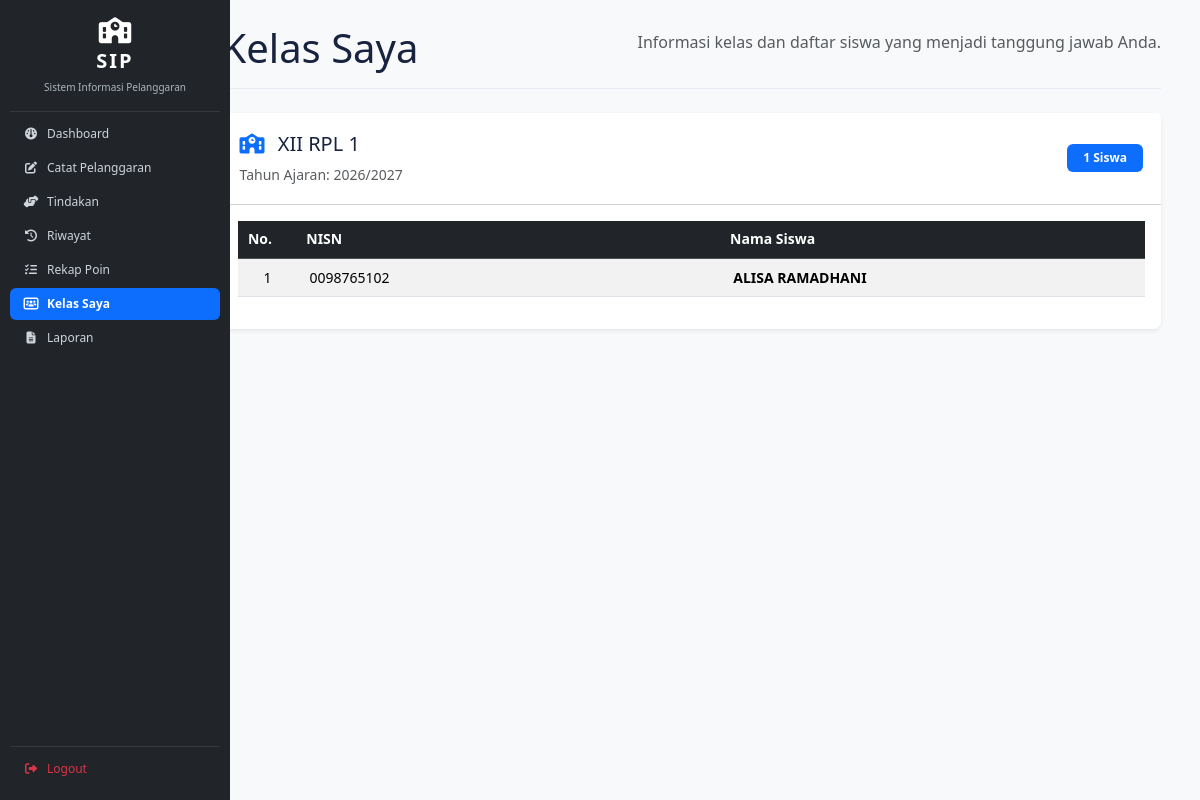
The page /guru/kelas_saya.php (signed in) on the database its author committed.
### tables this page shows
CREATE TABLE `t_wali_kelas` (
  `id` int(11) NOT NULL,
  `tahun_ajaran_id` int(11) DEFAULT NULL,
  `kelas_id` int(11) DEFAULT NULL,
  `guru_id` int(11) DEFAULT NULL,
  `user_id` int(11) NOT NULL,
  `tanggal_mulai` date NOT NULL,
  `tanggal_selesai` date NOT NULL,
  `status_aktif` tinyint(1) NOT NULL,
  `created_at` timestamp NOT NULL DEFAULT current_timestamp() ON UPDATE current_timestamp(),
  `updated_at` timestamp NOT NULL DEFAULT current_timestamp()
);

CREATE TABLE `t_kelas` (
  `id` int(11) NOT NULL,
  `nama` varchar(100) DEFAULT NULL,
  `tingkat` varchar(20) NOT NULL,
  `jurusan` varchar(100) NOT NULL,
  `status_aktif` tinyint(1) NOT NULL,
  `created_at` timestamp NOT NULL DEFAULT current_timestamp(),
  `updated_at` timestamp NOT NULL DEFAULT current_timestamp()
);

CREATE TABLE `t_tahun_ajaran` (
  `id` int(11) NOT NULL,
  `nama` varchar(20) DEFAULT NULL,
  `tanggal_mulai` date NOT NULL,
  `tanggal_selesai` date NOT NULL,
  `status_aktif` tinyint(1) NOT NULL,
  `created_at` timestamp NOT NULL DEFAULT current_timestamp(),
  `updated_at` timestamp NOT NULL DEFAULT current_timestamp()
);

CREATE TABLE `t_siswa` (
  `id` int(11) NOT NULL,
  `nis` varchar(30) DEFAULT NULL,
  `nisn` varchar(20) NOT NULL,
  `nama` varchar(150) DEFAULT NULL,
  `jenis_kelamin` char(1) NOT NULL,
  `tanggal_lahir` date NOT NULL,
  `alamat` text NOT NULL,
  `status_aktif` tinyint(1) NOT NULL,
  `created_at` timestamp NOT NULL DEFAULT current_timestamp(),
  `updated_at` timestamp NOT NULL DEFAULT current_timestamp()
);

### guru/kelas_saya.php (the view, shortened to what this page needs)
<?php
include __DIR__ . '/../config/koneksi.php';
$id_user = (int)($_SESSION['id_user'] ?? 0);
$sql_kelas = "SELECT
                tw.id,
                tw.kelas_id,
                tw.tahun_ajaran_id,
                k.nama AS nama_kelas,
                ta.nama AS tahun_ajaran
              FROM t_wali_kelas tw
              INNER JOIN t_guru g
                ON tw.guru_id = g.id
              INNER JOIN t_kelas k
                ON tw.kelas_id = k.id
              LEFT JOIN t_tahun_ajaran ta
                ON tw.tahun_ajaran_id = ta.id
              WHERE g.user_id = ?
                AND tw.status_aktif = 1
              ORDER BY k.nama ASC";
$stmt_kelas = mysqli_prepare($koneksi, $sql_kelas);
mysqli_stmt_bind_param($stmt_kelas, "i", $id_user);
mysqli_stmt_execute($stmt_kelas);
$hasil_kelas = mysqli_stmt_get_result($stmt_kelas);
$daftar_kelas = [];
while ($kelas = mysqli_fetch_assoc($hasil_kelas)) {
    $daftar_kelas[] = $kelas;
}
?>
<!DOCTYPE html>
<html lang="id">
<head>
    <link href="https://cdn.jsdelivr.net/npm/bootstrap@5.3.3/dist/css/bootstrap.min.css" rel="stylesheet">
    <link rel="stylesheet" href="https://cdnjs.cloudflare.com/ajax/libs/font-awesome/6.4.0/css/all.min.css">
    <link rel="stylesheet" href="https://cdn.datatables.net/1.13.7/css/dataTables.bootstrap5.min.css">
    <link rel="stylesheet" href="../layout/style.css">
</head>
<body class="bg-light">
<div class="container-fluid">
    <div class="row">
        <?php include __DIR__ . '/../layout/sidebar.php'; ?>
        <main class="col-md-9 ms-sm-auto col-lg-10 p-4 guru-content">
            <header class="admin-page-header mb-4">
                <h1>Kelas Saya</h1>
                <p class="text-muted">
                    Informasi kelas dan daftar siswa yang menjadi tanggung jawab Anda.
                </p>
            </header>
            <?php if (count($daftar_kelas) > 0): ?>
                <?php foreach ($daftar_kelas as $kelas): ?>
                    <?php
                    $sql_siswa = "SELECT
                                    s.id,
                                    s.nisn,
                                    s.nama
                                  FROM t_kelas_siswa ks
                                  INNER JOIN t_siswa s
                                    ON ks.siswa_id = s.id
                                  WHERE ks.kelas_id = ?
                                    AND ks.tahun_ajaran_id = ?
                                    AND ks.status_aktif = 1
                                  ORDER BY s.nama ASC";
                    $stmt_siswa = mysqli_prepare($koneksi, $sql_siswa);
                    $kelas_id = (int)$kelas['kelas_id'];
                    $tahun_ajaran_id = (int)$kelas['tahun_ajaran_id'];
                    mysqli_stmt_bind_param(
                        $stmt_siswa,
                        "ii",
                        $kelas_id,
                        $tahun_ajaran_id
                    );
                    mysqli_stmt_execute($stmt_siswa);
                    $hasil_siswa = mysqli_stmt_get_result($stmt_siswa);
                    $jumlah_siswa = mysqli_num_rows($hasil_siswa);
                    ?>
                    <div class="card border-0 shadow-sm rounded-3 mb-4">
                        <div class="card-header bg-white py-3">
                            <div class="d-flex justify-content-between align-items-center flex-wrap gap-2">
                                <div>
                                    <h5 class="fw-bold mb-1">
                                        <i class="fas fa-school me-2 text-primary"></i>
                                        <?= htmlspecialchars($kelas['nama_kelas']) ?>
                                    </h5>
                                    <small class="text-muted">
                                        Tahun Ajaran:
                                        <?= htmlspecialchars($kelas['tahun_ajaran'] ?? '-') ?>
                                    </small>
                                </div>
                                <span class="badge bg-primary px-3 py-2">
                                    <?= $jumlah_siswa ?> Siswa
                                </span>
                            </div>
                        </div>
                        <div class="card-body">
                            <div class="table-responsive">
                                <table class="table table-striped table-hover align-middle">
                                    <thead class="table-dark">
                                        <tr>
                                            <th class="text-center" width="60">No.</th>
                                            <th>NISN</th>
                                            <th>Nama Siswa</th>
                                        </tr>
                                    </thead>
                                    <tbody>
                                        <?php if ($jumlah_siswa > 0): ?>
                                            <?php
                                            $no = 1;
                                            while ($siswa = mysqli_fetch_assoc($hasil_siswa)):
                                            ?>
                                                <tr>
                                                    <td class="text-center">
                                                        <?= $no++ ?>
                                                    </td>
                                                    <td>
                                                        <?= htmlspecialchars($siswa['nisn'] ?? '-') ?>
                                                    </td>
                                                    <td class="fw-semibold">
                                                        <?= htmlspecialchars($siswa['nama'] ?? '-') ?>
                                                    </td>
                                                </tr>
                                            <?php endwhile; ?>
                                        <?php endif; ?>
                                    </tbody>
                                </table>
                            </div>
                        </div>
                    </div>
                <?php endforeach; ?>
            <?php endif; ?>
        </main>
    </div>
</div>
</body>
</html>

### layout/style.css (style rules this page uses)
:root { --primary: #3659d9; --navy: #17233f; --background: #f4f6fb; --text-muted: #778198; --border: #e8ecf4; }
* { box-sizing: border-box; }
html { scrollbar-gutter: stable; }
body { margin: 0; font-family: 'Poppins', sans-serif; background: var(--background); color: var(--navy); }
main.guru-content h1.h2, main.guru-content h2.mb-4, main.guru-content h3.fw-bold.text-dark.m-0, main.guru-content .card-header h5, main.guru-content .card-header .card-title, main.guru-content .menu-page-title { color: var(--navy) !important; font-size: 1.25rem !important; font-weight: 400 !important; line-height: 1.4; }
main[class*="col-"] { min-width: 0; }
main[class*="col-"] { font-size: 1rem; line-height: 1.6; }
main[class*="col-"] .card { border-radius: 12px; }
main[class*="col-"] .card-header { padding: 14px 18px; }
main[class*="col-"] .card-header h5, main[class*="col-"] .card-header .card-title { font-size: 1.2rem; line-height: 1.45; }
main[class*="col-"] .table { font-size: 0.875rem; line-height: 1.4; width: 100% !important; min-width: 100% !important; table-layout: fixed; }
main[class*="col-"] .table th, main[class*="col-"] .table td { padding: 0.55rem 0.75rem; vertical-align: middle; overflow-wrap: anywhere; }
main[class*="col-"] .table thead th { font-weight: 600; position: relative; white-space: normal; padding: 0.55rem 1.5rem 0.55rem 0.55rem; text-align: left; vertical-align: middle; }
main[class*="col-"] .table thead th.text-center { text-align: center; }
main[class*="col-"] .table-responsive, main[class*="col-"] .dt-scroll-body { max-width: 100%; overflow-x: auto; -webkit-overflow-scrolling: touch; }
.sidebar-admin + main .admin-page-header, main.guru-content .admin-page-header { display: flex; align-items: flex-start; justify-content: space-between; gap: 1rem; margin-bottom: 1.5rem; padding-bottom: 1rem; border-bottom: 1px solid var(--border); }
.sidebar-admin + main .admin-page-header h1, main.guru-content .admin-page-header h1 { margin: 0; color: var(--navy); font-size: 2.5rem; font-weight: 500; line-height: 1.2; }
.sidebar-admin + main .admin-page-header p, main.guru-content .admin-page-header p { margin: 0.4rem 0 0; color: var(--text-muted); font-size: 1rem; line-height: 1.5; }

### rows shown on the page
t_wali_kelas: kelas.nama "XII RPL 1", tahun_ajaran.nama "2026/2027", jumlah_siswa "1"
t_siswa: nisn "0098765102", nama "ALISA RAMADHANI"
